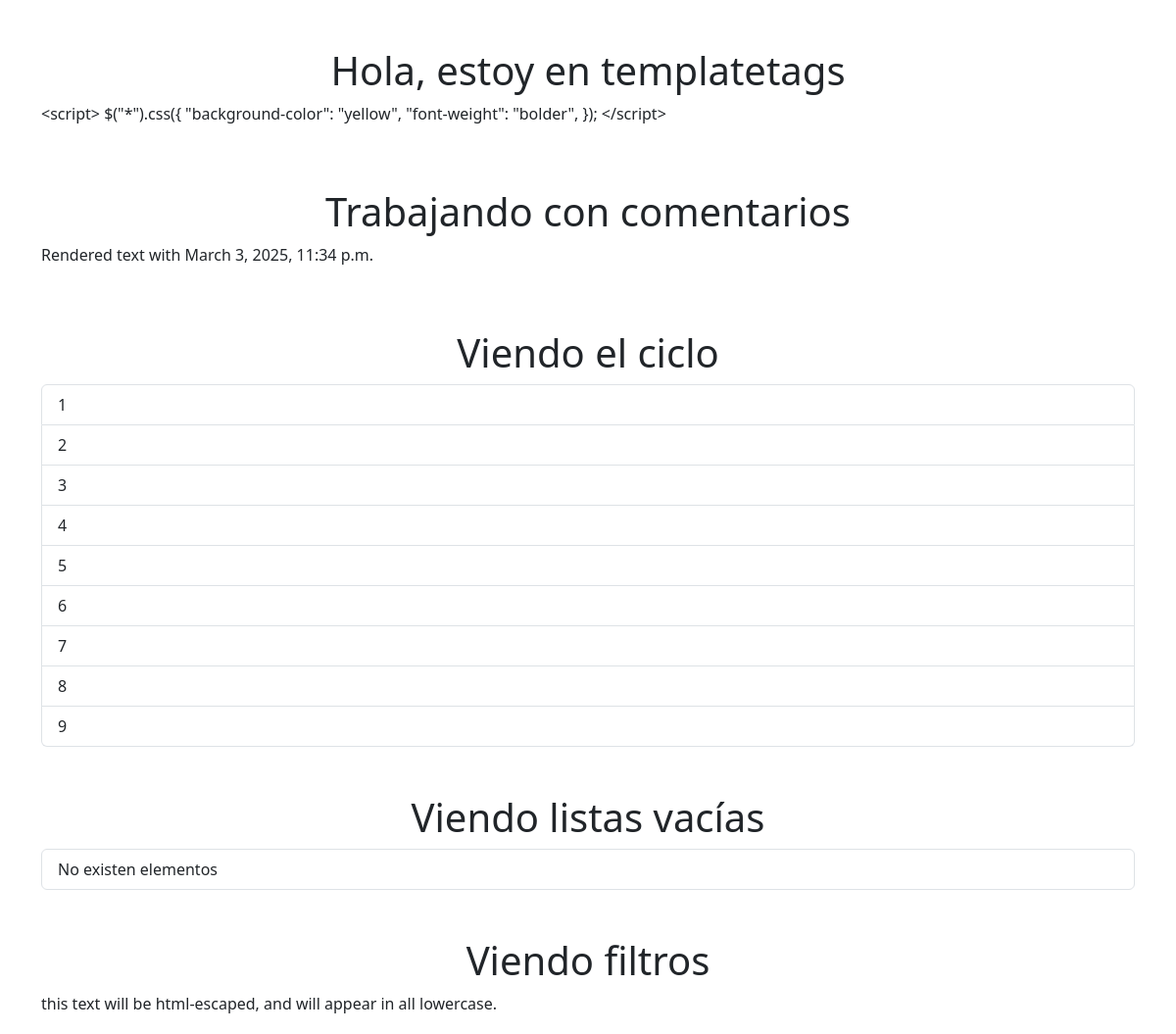
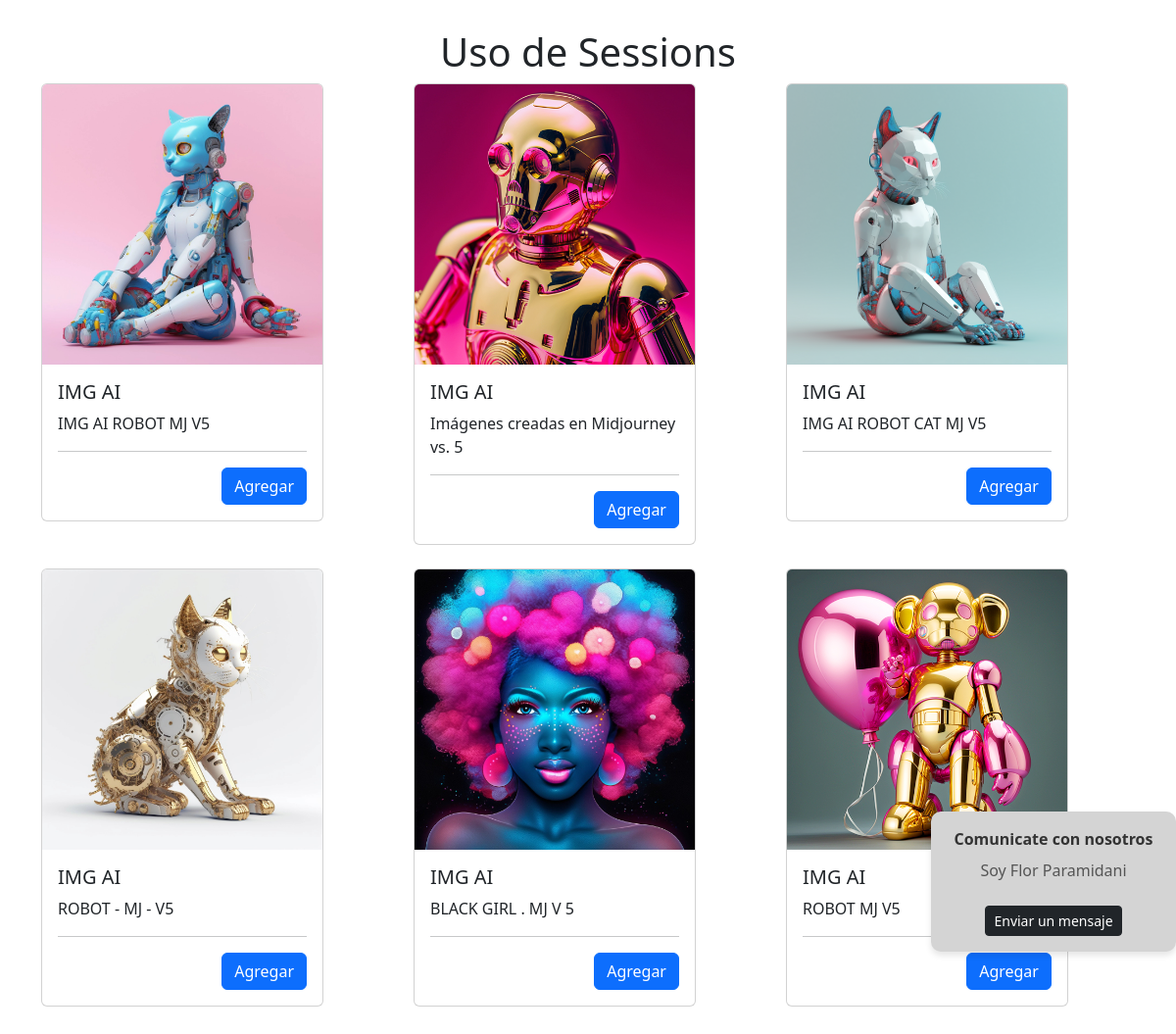
/vistaprevia/templatetags1, run on the app's committed database (2 pictures, top to bottom).
### productos/models.py (models this page shows, shortened)
class Producto(models.Model):
    Borrador = 'Borrador'
    Publicado = 'Publicado'
    Retirado = 'Retirado'
    APROBACION_PRODUCTO = (
        (Borrador, 'Borrador'),
        (Publicado, 'Publicado'),
        (Retirado, 'Retirado'),
    )
    estado = models.CharField(max_length=10, choices=APROBACION_PRODUCTO, default='Borrador')
    producto = models.CharField(max_length=200)
    fecha_publicacion = models.DateTimeField('Fecha de publicación')
    imagen = models.ImageField(upload_to="producto/%Y/%m/%d", blank=True, null=True)
    categoria = models.ForeignKey(
        Categoria, blank=False, null=True, on_delete=models.CASCADE
        )
    stock = models.IntegerField(default=0)
    descripcion = models.TextField(  default="")
    precio = models.DecimalField(max_digits=12, decimal_places=2, default=0.00)
    descuento = models.IntegerField(default=0)

### vistaprevia/views.py (the view, shortened to what this page needs)
# urls.py: path("templatetags1", Templatetags1.as_view(), name="templatetags1"),
class Templatetags1(View):
    template = "vistaprevia/templatetags1.html"
    def get(self, request):
        params = {}
        params["cross_site_scripting"]="""
            <script>
            $("*").css({
                "background-color": "yellow",
                "font-weight": "bolder",
            });
            </script>

        """
        producto = Producto.objects.filter(
            Q(estado="Publicado"),
        )
        params["los_productos"]=producto
        params["fecha_de_hoy"]=datetime.datetime.now()
        params["mi_lista"]=[1, 2, 3, 4, 5, 6, 7, 8, 9]
        params["row3"]="row3"
        params["mi_lista2"]=[]
        return render(request, self.template, params)

### templates/vistaprevia/templatetags1.html (shortened to what this page needs)
{% extends "layout.html" %}
{% load static %}
{% load mi_tienda %}
{% block content %}
<div class="container my-5">
    <div class="row">
        <div class="col-12">
            <h1 class="text-center">Hola, estoy en templatetags</h1>
            {% autoescape on %}
            <p>{{ cross_site_scripting }}</p>
            {% endautoescape %}
        </div>
    </div>
</div>
<div class="container my-5">
    <div class="row">
        <div class="col-12">
            <h1 class="text-center">Trabajando con comentarios</h1>
            <p>Rendered text with {{ fecha_de_hoy }}</p>
        </div>
    </div>
</div>
<div class="container my-5">
    <div class="row">
        <div class="col-12">
            <h1 class="text-center">Viendo el ciclo</h1>
            <ul class="list-group">
                {% for elemento in mi_lista %}
                    <li class="list-group-item {% cycle 'row1' 'row2' 'row3' %}">
                        {{ elemento }}
                    </li>
                {% endfor %}
            </ul>
        </div>
    </div>
</div>
<div class="container my-5">
    <div class="row">
        <div class="col-12">
            <h1 class="text-center">Viendo listas vacías</h1>
            <ul class="list-group">
                {% for elemento in mi_lista2 %}
                    <li class="list-group-item {% cycle 'row1' 'row2' 'row3' %}">
                        {{ elemento }}
                    </li>
                {% empty %}
                    <li class="list-group-item {% cycle 'row1' 'row2' 'row3' %}">
                        No existen elementos
                    </li>
                {% endfor %}
            </ul>
        </div>
    </div>
</div>
<div class="container my-5">
    <div class="row">
        <div class="col-12">
            <h1 class="text-center">Viendo filtros</h1>
        </div>
    </div>
</div>
<div class="container my-5">
    <div class="row">
        <div class="col-12">
            <h1 class="text-center">Uso de Sessions</h1>
        </div>
        {% for producto in los_productos %}
            <div class="col-12 col-lg-4 mb-4">
                <div class="card" style="width: 18rem;">
                    <img src="{% static 'img/4.jpg' %}{{ producto.imagen }}" class="card-img-top" alt="{{ producto.producto }}">
                    <div class="card-body">
                        <h5 class="card-title">{{ producto.producto }}</h5>
                        <p class="card-text">{{ producto.descripcion|slice:":95" }}</p>
                        <hr/>
                        <form action="/templatetags1" method="post">{% csrf_token %}
                            <input type="submit" class="btn btn-primary float-end" value="Agregar"/>
                        </form>
                    </div>
                </div>
            </div>
        {% endfor %}
    </div>
</div>
{% include "descripcion_lateral.html" with nombre="Flor" apellido="Paramidani" %}
{% endblock %}

### data on the page
Producto: imagen (picture), producto "IMG AI", descripcion "IMG AI ROBOT MJ V5"
Producto: imagen (picture), producto "IMG AI", descripcion "Imágenes creadas en Midjourney vs. 5"
Producto: imagen (picture), producto "IMG AI", descripcion "IMG AI ROBOT CAT MJ V5"
Producto: imagen (picture), producto "IMG AI", descripcion "ROBOT - MJ - V5"
Producto: imagen (picture), producto "IMG AI", descripcion "BLACK GIRL . MJ V 5"
Producto: imagen (picture), producto "IMG AI", descripcion "ROBOT MJ V5"

### other printed values
{{ cross_site_scripting }} "<script> $(\"*\").css({ \"background-color\": \"yellow\", \"font-weight\": \"bolder\", }); </script>"
{{ fecha_de_hoy }} "March 3, 2025, 11:34 p.m."
{{ elemento }} "1" "2" "3" "4" "5" "6" "7" "8" "9"
{{ nombre }} "Flor"
{{ apellido }} "Paramidani"
